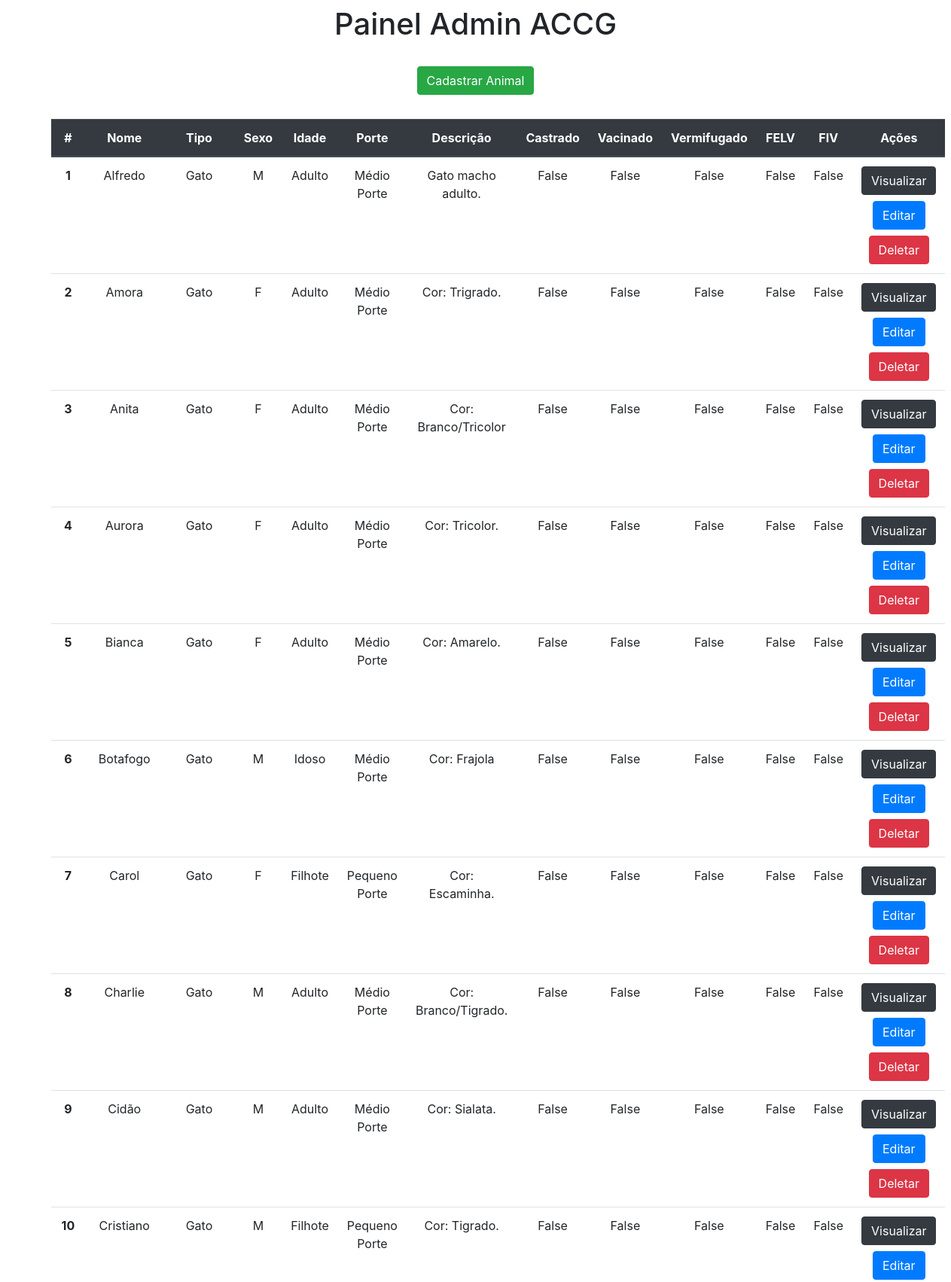
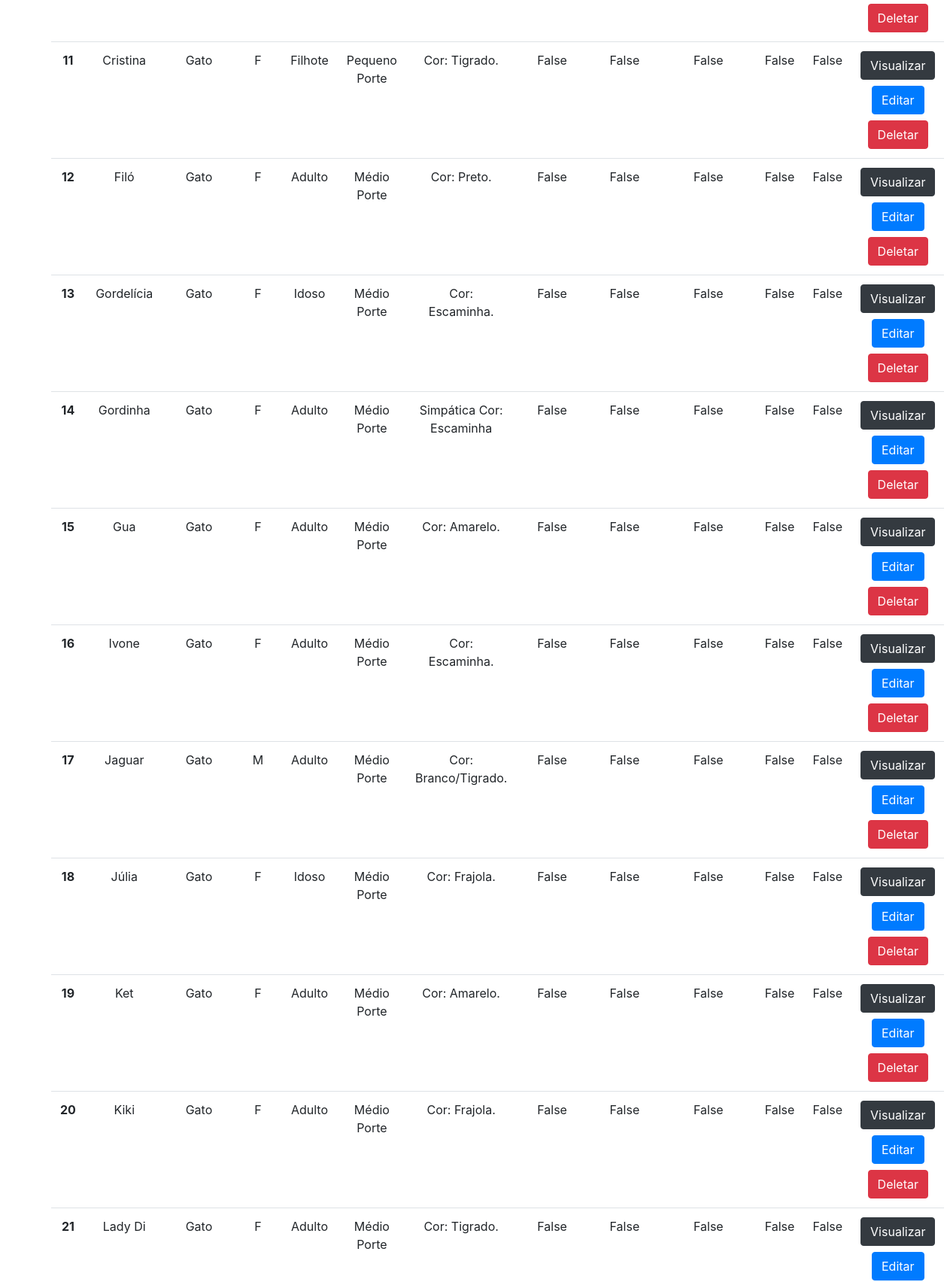
The app's page /admin-accg/ (signed in, upper part) with its own data (2 pictures, top to bottom).
### app/models.py (models this page shows)
class Animais(models.Model):
    sexo = {
        "F": "Fêmea",
        "M": "Macho",
    }
    tipo = {
        "Gato": "Gato",
        "Cachorro": "Cachorro",
    }
    porte = {
        "Pequeno Porte": "Pequeno Porte",
        "Médio Porte": "Médio Porte",
        "Grande Porte": "Grande Porte",
    }
    idade = {
        "Filhote": "Filhote",
        "Adulto": "Adulto",
        "Idoso": "Idoso",
    }
    nome = models.CharField(max_length=30)
    idade = models.CharField(max_length=10, choices=idade)
    descricao = models.TextField()
    castrado = models.BooleanField()
    vacinado = models.BooleanField()
    vermifugado = models.BooleanField()
    fiv = models.BooleanField(default=False)
    felv = models.BooleanField(default=False)
    sexo = models.CharField(max_length=1, choices=sexo)
    tipo = models.CharField(max_length=10, choices=tipo)
    porte = models.CharField(max_length=20, choices=porte, default=porte["Médio Porte"])
    url_imagem = models.CharField(max_length=100, default="https://static.wixstatic.com/media/f94f12_6af5c43bf13048b9b0d22534c7ed9cd7~mv2.png")

### app/views.py (the view)
# urls.py: path('admin-accg/', adminAccg, name='adminAccg'),
def adminAccg(request):
    data = {}
    data['db'] = Animais.objects.all()
    return render(request, 'admin.html', data)

### app/templates/admin.html (shortened to what this page needs)
<!DOCTYPE html>
<html lang="pt-br">
<head>
    <link rel="stylesheet" href="https://stackpath.bootstrapcdn.com/bootstrap/4.4.1/css/bootstrap.min.css">
</head>
<body>
{% block content %}
    {% if request.user.is_authenticated %}
        <div class="col-8 m-auto pt-2 pb-2 text-center">
            <h1>Painel Admin ACCG</h1>
        </div>
        <div class="col-8 m-auto pt-3 pb-2 text-center">
            <a href="/admin-accg/cadastrar" class="btn btn-success">Cadastrar Animal</a>
        </div>
        <div class="col-11 m-auto pt-4 pb-2 text-center">
            <table class="table">
              <thead class="thead-dark">
                <tr>
                  <th scope="col">#</th>
                  <th scope="col">Nome</th>
                  <th scope="col">Tipo</th>
                  <th scope="col">Sexo</th>
                  <th scope="col">Idade</th>
                  <th scope="col">Porte</th>
                  <th scope="col">Descrição</th>
                  <th scope="col">Castrado</th>
                  <th scope="col">Vacinado</th>
                  <th scope="col">Vermifugado</th>
                  <th scope="col">FELV</th>
                  <th scope="col">FIV</th>
                  <th scope="col">Ações</th>
                </tr>
              </thead>
              <tbody>
              {% for dbs in db %}
                <tr>
                  <th>{{dbs.id}}</th>
                  <td>{{dbs.nome}}</td>
                  <td>{{dbs.tipo}}</td>
                  <td>{{dbs.sexo}}</td>
                  <td>{{dbs.idade}}</td>
                  <td>{{dbs.porte}}</td>
                  <td>{{dbs.descricao}}</td>
                  <td>{{dbs.castrado}}</td>
                  <td>{{dbs.vacinado}}</td>
                  <td>{{dbs.vermifugado}}</td>
                  <td>{{dbs.felv}}</td>
                  <td>{{dbs.fiv}}</td>
                  <td>
                    <a href="/admin-accg/animal/{{dbs.id}}/" class="btn btn-dark mb-2">Visualizar</a>
                    <a href="/admin-accg/editar/{{dbs.id}}/" class="btn btn-primary mb-2">Editar</a>
                    <a href="/admin-accg/deletar/{{dbs.id}}/" class="btn btn-danger btnDel">Deletar</a>
                </td>
                </tr>
              {% endfor %}
              </tbody>
            </table>
        </div>
        {% load static %}
    {% else %}
        Área Restrita
    {% endif %}
</body>
{% endblock %}
</html>

### records on screen
Animais: id "1", nome "Alfredo", tipo "Gato", sexo "M", idade "Adulto", porte "Médio Porte", descricao "Gato macho adulto.", castrado "False", vacinado "False", vermifugado "False", felv "False", fiv "False"
Animais: id "2", nome "Amora", tipo "Gato", sexo "F", idade "Adulto", porte "Médio Porte", descricao "Cor: Trigrado.", castrado "False", vacinado "False", vermifugado "False", felv "False", fiv "False"
Animais: id "3", nome "Anita", tipo "Gato", sexo "F", idade "Adulto", porte "Médio Porte", descricao "Cor: Branco/Tricolor", castrado "False", vacinado "False", vermifugado "False", felv "False", fiv "False"
Animais: id "4", nome "Aurora", tipo "Gato", sexo "F", idade "Adulto", porte "Médio Porte", descricao "Cor: Tricolor.", castrado "False", vacinado "False", vermifugado "False", felv "False", fiv "False"
Animais: id "5", nome "Bianca", tipo "Gato", sexo "F", idade "Adulto", porte "Médio Porte", descricao "Cor: Amarelo.", castrado "False", vacinado "False", vermifugado "False", felv "False", fiv "False"
Animais: id "6", nome "Botafogo", tipo "Gato", sexo "M", idade "Idoso", porte "Médio Porte", descricao "Cor: Frajola", castrado "False", vacinado "False", vermifugado "False", felv "False", fiv "False"
Animais: id "7", nome "Carol", tipo "Gato", sexo "F", idade "Filhote", porte "Pequeno Porte", descricao "Cor: Escaminha.", castrado "False", vacinado "False", vermifugado "False", felv "False", fiv "False"
Animais: id "8", nome "Charlie", tipo "Gato", sexo "M", idade "Adulto", porte "Médio Porte", descricao "Cor: Branco/Tigrado.", castrado "False", vacinado "False", vermifugado "False", felv "False", fiv "False"
Animais: id "9", nome "Cidão", tipo "Gato", sexo "M", idade "Adulto", porte "Médio Porte", descricao "Cor: Sialata.", castrado "False", vacinado "False", vermifugado "False", felv "False", fiv "False"
Animais: id "10", nome "Cristiano", tipo "Gato", sexo "M", idade "Filhote", porte "Pequeno Porte", descricao "Cor: Tigrado.", castrado "False", vacinado "False", vermifugado "False", felv "False", fiv "False"
Animais: id "11", nome "Cristina", tipo "Gato", sexo "F", idade "Filhote", porte "Pequeno Porte", descricao "Cor: Tigrado.", castrado "False", vacinado "False", vermifugado "False", felv "False", fiv "False"
Animais: id "12", nome "Filó", tipo "Gato", sexo "F", idade "Adulto", porte "Médio Porte", descricao "Cor: Preto.", castrado "False", vacinado "False", vermifugado "False", felv "False", fiv "False"
Animais: id "13", nome "Gordelícia", tipo "Gato", sexo "F", idade "Idoso", porte "Médio Porte", descricao "Cor: Escaminha.", castrado "False", vacinado "False", vermifugado "False", felv "False", fiv "False"
Animais: id "14", nome "Gordinha", tipo "Gato", sexo "F", idade "Adulto", porte "Médio Porte", descricao "Simpática Cor: Escaminha", castrado "False", vacinado "False", vermifugado "False", felv "False", fiv "False"
Animais: id "15", nome "Gua", tipo "Gato", sexo "F", idade "Adulto", porte "Médio Porte", descricao "Cor: Amarelo.", castrado "False", vacinado "False", vermifugado "False", felv "False", fiv "False"
Animais: id "16", nome "Ivone", tipo "Gato", sexo "F", idade "Adulto", porte "Médio Porte", descricao "Cor: Escaminha.", castrado "False", vacinado "False", vermifugado "False", felv "False", fiv "False"
Animais: id "17", nome "Jaguar", tipo "Gato", sexo "M", idade "Adulto", porte "Médio Porte", descricao "Cor: Branco/Tigrado.", castrado "False", vacinado "False", vermifugado "False", felv "False", fiv "False"
Animais: id "18", nome "Júlia", tipo "Gato", sexo "F", idade "Idoso", porte "Médio Porte", descricao "Cor: Frajola.", castrado "False", vacinado "False", vermifugado "False", felv "False", fiv "False"
Animais: id "19", nome "Ket", tipo "Gato", sexo "F", idade "Adulto", porte "Médio Porte", descricao "Cor: Amarelo.", castrado "False", vacinado "False", vermifugado "False", felv "False", fiv "False"
Animais: id "20", nome "Kiki", tipo "Gato", sexo "F", idade "Adulto", porte "Médio Porte", descricao "Cor: Frajola.", castrado "False", vacinado "False", vermifugado "False", felv "False", fiv "False"
Animais: id "21", nome "Lady Di", tipo "Gato", sexo "F", idade "Adulto", porte "Médio Porte", descricao "Cor: Tigrado.", castrado "False", vacinado "False", vermifugado "False", felv "False", fiv "False"
